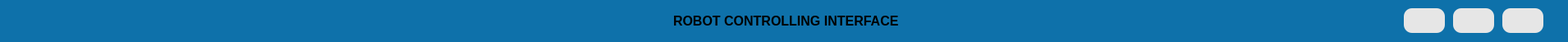
    <widget class="QWidget" name="widget_4" native="true">
     <property name="geometry">
      <rect>
       <x>25</x>
       <y>5</y>
       <width>1910</width>
       <height>51</height>
      </rect>
     </property>
     <property name="styleSheet">
      <string notr="true">background-color:  #0e71aa;
border-top-left-radius:20px;
border-top-right-radius:20px;
border-top-left-radius:20px;</string>
     </property>
     <widget class="QLabel" name="label">
      <property name="geometry">
       <rect>
        <x>820</x>
        <y>10</y>
        <width>281</width>
        <height>31</height>
       </rect>
      </property>
      <property name="font">
       <font>
        <pointsize>12</pointsize>
        <weight>75</weight>
        <bold>true</bold>
       </font>
      </property>
      <property name="styleSheet">
       <string notr="true">color: rgb(0, 0, 0);</string>
      </property>
      <property name="text">
       <string>ROBOT CONTROLLING INTERFACE</string>
      </property>
     </widget>
     <widget class="QPushButton" name="Button_close_event">
      <property name="geometry">
       <rect>
        <x>1830</x>
        <y>10</y>
        <width>50</width>
        <height>30</height>
       </rect>
      </property>
      <property name="minimumSize">
       <size>
        <width>50</width>
        <height>30</height>
       </size>
      </property>
      <property name="maximumSize">
       <size>
        <width>50</width>
        <height>30</height>
       </size>
      </property>
      <property name="styleSheet">
       <string notr="true">QPushButton#Button_close_event{
border-radius: 10px;
background-color: rgb(230, 230, 230);

}

QPushButton#Button_close_event:hover{
border: 2px;
background-color: rgb(255,0,0);



}
QPushButton#Button_close_event:pressed{
padding-left :2px;
padding-top :2px;

	background-color: rgb(255,0,0);
}</string>
      </property>
      <property name="text">
       <string/>
      </property>
      <property name="icon">
       <iconset>
        <normaloff>../../backup_robot_tieptan/letan_10062024/close_screen.png</normaloff>../../backup_robot_tieptan/letan_10062024/close_screen.png</iconset>
      </property>
      <property name="iconSize">
       <size>
        <width>30</width>
        <height>30</height>
       </size>
      </property>
     </widget>
     <widget class="QPushButton" name="Button_thuphong">
      <property name="geometry">
       <rect>
        <x>1770</x>
        <y>10</y>
        <width>50</width>
        <height>30</height>
       </rect>
      </property>
      <property name="minimumSize">
       <size>
        <width>50</width>
        <height>30</height>
       </size>
      </property>
      <property name="maximumSize">
       <size>
        <width>50</width>
        <height>30</height>
       </size>
      </property>
      <property name="styleSheet">
       <string notr="true">QPushButton#Button_thuphong{
   border-radius:10px;
background-color: rgb(230, 230, 230);

}

QPushButton#Button_thuphong:hover{

	background-color: rgb(58,192,240);
}
QPushButton#Button_thuphong:pressed{
padding-left :2px;
padding-top :2px;

	background-color: rgb(220, 220, 220);
}
</string>
      </property>
      <property name="text">
       <string/>
      </property>
      <property name="icon">
       <iconset>
        <normaloff>../../backup_robot_tieptan/letan_10062024/maximize_flaticon.png</normaloff>../../backup_robot_tieptan/letan_10062024/maximize_flaticon.png</iconset>
      </property>
      <property name="iconSize">
       <size>
        <width>30</width>
        <height>30</height>
       </size>
      </property>
     </widget>
     <widget class="QPushButton" name="Button_hide">
      <property name="geometry">
       <rect>
        <x>1710</x>
        <y>10</y>
        <width>50</width>
        <height>30</height>
       </rect>
      </property>
      <property name="minimumSize">
       <size>
        <width>50</width>
        <height>30</height>
       </size>
      </property>
      <property name="maximumSize">
       <size>
        <width>50</width>
        <height>30</height>
       </size>
      </property>
      <property name="styleSheet">
       <string notr="true">QPushButton#Button_hide{
   border-radius:10px;
background-color: rgb(230, 230, 230);

}

QPushButton#Button_hide:hover{

	background-color: rgb(58,192,240);
}
QPushButton#Button_hide:pressed{
padding-left :2px;
padding-top :2px;

	background-color: rgb(220, 220, 220);
}
</string>
      </property>
      <property name="text">
       <string/>
      </property>
      <property name="icon">
       <iconset>
        <normaloff>../../backup_robot_tieptan/letan_10062024/mimiiii_flaticon.png</normaloff>../../backup_robot_tieptan/letan_10062024/mimiiii_flaticon.png</iconset>
      </property>
      <property name="iconSize">
       <size>
        <width>40</width>
        <height>40</height>
       </size>
      </property>
     </widget>
    </widget>
